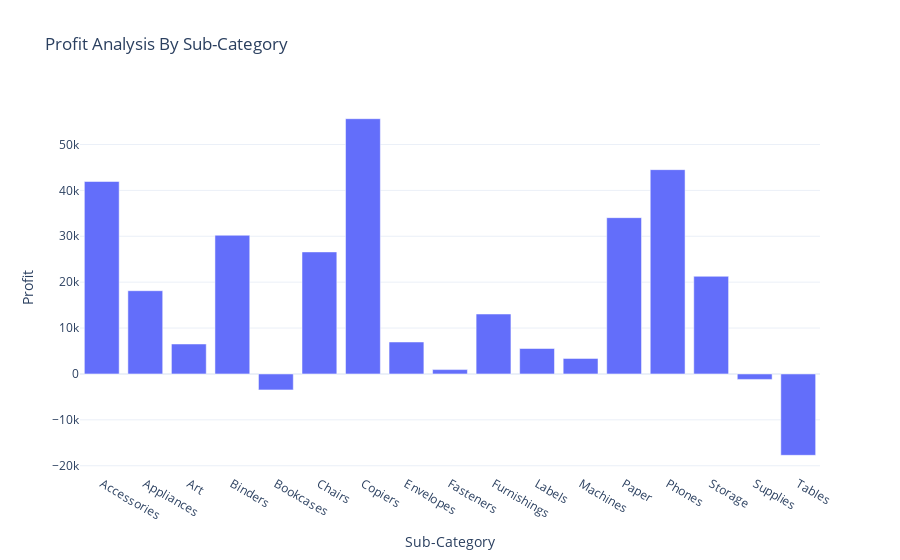

The notebook cell this image was saved under:
### Markdown cell above
# Profit by Sub Category

### Code cell
profit_by_subcategory = data.groupby("Sub-Category")["Profit"].sum().reset_index()

fig = px.bar(
    profit_by_subcategory,
    x="Sub-Category",
    y="Profit",
    title="Profit Analysis By Sub-Category"
)

fig.show()

### Figure 1 — Plotly figure (JSON) as saved in the notebook; plotly's stock layout.template omitted (floating-point values rounded to 4 significant figures)
{"data": [{"alignmentgroup": "True", "hovertemplate": "Sub-Category=%{x}<br>Profit=%{y}<extra></extra>", "legendgroup": "", "marker": {"color": "#636efa", "pattern": {"shape": ""}}, "name": "", "offsetgroup": "", "orientation": "v", "showlegend": false, "textposition": "auto", "type": "bar", "x": ["Accessories", "Appliances", "Art", "Binders", "Bookcases", "Chairs", "Copiers", "Envelopes", "Fasteners", "Furnishings", "Labels", "Machines", "Paper", "Phones", "Storage", "Supplies", "Tables"], "xaxis": "x", "y": [41940.0, 18140.0, 6528.0, 30220.0, -3473.0, 26590.0, 55620.0, 6964.0, 949.5, 13060.0, 5546.0, 3385.0, 34050.0, 44520.0, 21280.0, -1189.0, -17730.0], "yaxis": "y"}], "layout": {"barmode": "relative", "legend": {"tracegroupgap": 0}, "title": {"text": "Profit Analysis By Sub-Category"}, "xaxis": {"anchor": "y", "domain": [0, 1], "title": {"text": "Sub-Category"}}, "yaxis": {"anchor": "x", "domain": [0, 1], "title": {"text": "Profit"}}}}
